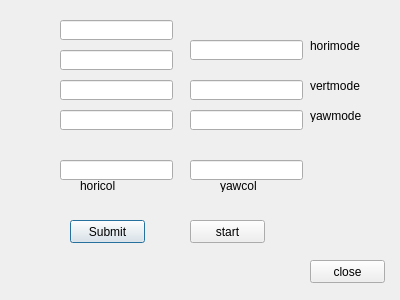
<?xml version="1.0" encoding="UTF-8"?>
<ui version="4.0">
 <class>ControlDialog</class>
 <widget class="QDialog" name="ControlDialog">
  <property name="geometry">
   <rect>
    <x>0</x>
    <y>0</y>
    <width>400</width>
    <height>300</height>
   </rect>
  </property>
  <property name="windowTitle">
   <string>Dialog</string>
  </property>
  <widget class="QLineEdit" name="LE_X">
   <property name="geometry">
    <rect>
     <x>60</x>
     <y>20</y>
     <width>113</width>
     <height>20</height>
    </rect>
   </property>
  </widget>
  <widget class="QLineEdit" name="LE_Y">
   <property name="geometry">
    <rect>
     <x>60</x>
     <y>50</y>
     <width>113</width>
     <height>20</height>
    </rect>
   </property>
  </widget>
  <widget class="QLineEdit" name="LE_Z">
   <property name="geometry">
    <rect>
     <x>60</x>
     <y>80</y>
     <width>113</width>
     <height>20</height>
    </rect>
   </property>
  </widget>
  <widget class="QLineEdit" name="LE_YAW">
   <property name="geometry">
    <rect>
     <x>60</x>
     <y>110</y>
     <width>113</width>
     <height>20</height>
    </rect>
   </property>
  </widget>
  <widget class="QLineEdit" name="LE_HoriMode">
   <property name="geometry">
    <rect>
     <x>190</x>
     <y>40</y>
     <width>113</width>
     <height>20</height>
    </rect>
   </property>
   <property name="maxLength">
    <number>1</number>
   </property>
  </widget>
  <widget class="QLineEdit" name="LE_VertMode">
   <property name="geometry">
    <rect>
     <x>190</x>
     <y>80</y>
     <width>113</width>
     <height>20</height>
    </rect>
   </property>
  </widget>
  <widget class="QLineEdit" name="LE_YawMode">
   <property name="geometry">
    <rect>
     <x>190</x>
     <y>110</y>
     <width>113</width>
     <height>20</height>
    </rect>
   </property>
  </widget>
  <widget class="QLineEdit" name="LE_HoriCol">
   <property name="geometry">
    <rect>
     <x>60</x>
     <y>160</y>
     <width>113</width>
     <height>20</height>
    </rect>
   </property>
  </widget>
  <widget class="QLineEdit" name="LE_YawCol">
   <property name="geometry">
    <rect>
     <x>190</x>
     <y>160</y>
     <width>113</width>
     <height>20</height>
    </rect>
   </property>
  </widget>
  <widget class="QPushButton" name="btn_submit">
   <property name="geometry">
    <rect>
     <x>70</x>
     <y>220</y>
     <width>75</width>
     <height>23</height>
    </rect>
   </property>
   <property name="text">
    <string>Submit</string>
   </property>
  </widget>
  <widget class="QLabel" name="label">
   <property name="geometry">
    <rect>
     <x>80</x>
     <y>180</y>
     <width>54</width>
     <height>12</height>
    </rect>
   </property>
   <property name="text">
    <string>horicol</string>
   </property>
  </widget>
  <widget class="QLabel" name="label_2">
   <property name="geometry">
    <rect>
     <x>220</x>
     <y>180</y>
     <width>54</width>
     <height>12</height>
    </rect>
   </property>
   <property name="text">
    <string>yawcol</string>
   </property>
  </widget>
  <widget class="QLabel" name="label_3">
   <property name="geometry">
    <rect>
     <x>310</x>
     <y>40</y>
     <width>54</width>
     <height>12</height>
    </rect>
   </property>
   <property name="text">
    <string>horimode</string>
   </property>
  </widget>
  <widget class="QLabel" name="label_4">
   <property name="geometry">
    <rect>
     <x>310</x>
     <y>80</y>
     <width>54</width>
     <height>12</height>
    </rect>
   </property>
   <property name="text">
    <string>vertmode</string>
   </property>
  </widget>
  <widget class="QLabel" name="label_5">
   <property name="geometry">
    <rect>
     <x>310</x>
     <y>110</y>
     <width>54</width>
     <height>12</height>
    </rect>
   </property>
   <property name="text">
    <string>yawmode</string>
   </property>
  </widget>
  <widget class="QPushButton" name="btn_submit_2">
   <property name="geometry">
    <rect>
     <x>310</x>
     <y>260</y>
     <width>75</width>
     <height>23</height>
    </rect>
   </property>
   <property name="text">
    <string>close</string>
   </property>
  </widget>
  <widget class="QPushButton" name="btn_start">
   <property name="geometry">
    <rect>
     <x>190</x>
     <y>220</y>
     <width>75</width>
     <height>23</height>
    </rect>
   </property>
   <property name="text">
    <string>start</string>
   </property>
  </widget>
 </widget>
 <resources/>
 <connections/>
</ui>
